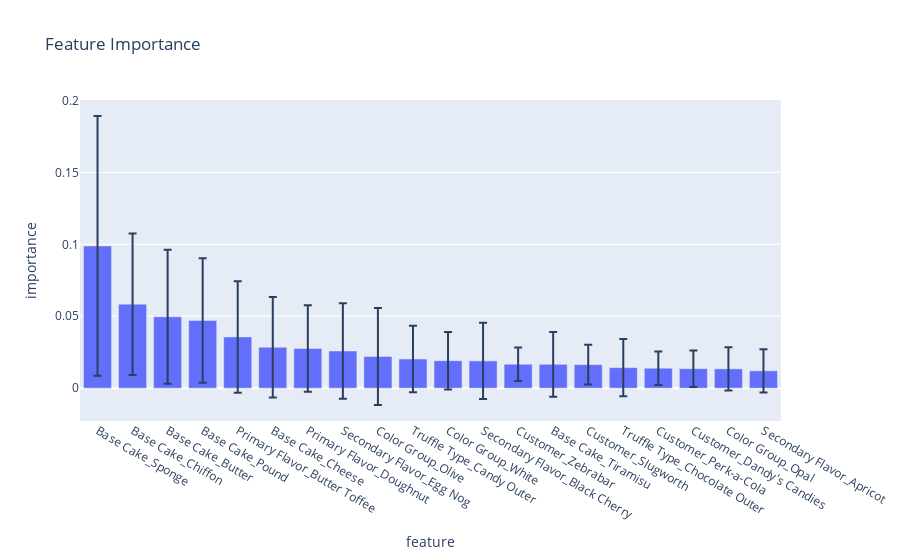

The cell this chart's notebook holds for it:
### Markdown cell above
I'm going to use `plotly` to create this chart:

### Code cell
px.bar(feat[:20], x='feature', y='importance', error_y='std', title='Feature Importance')

### Figure 1 — Plotly figure (JSON) as saved in the notebook; plotly's stock layout.template omitted (floating-point values rounded to 4 significant figures)
{"data": [{"alignmentgroup": "True", "error_y": {"array": [0.0903, 0.04916, 0.04654, 0.04329, 0.03874, 0.03498, 0.03009, 0.03312, 0.0337, 0.02318, 0.02004, 0.0265, 0.0116, 0.02248, 0.01376, 0.01992, 0.01166, 0.01267, 0.01507, 0.01505]}, "hovertemplate": "feature=%{x}<br>importance=%{y}<extra></extra>", "legendgroup": "", "marker": {"color": "#636efa", "pattern": {"shape": ""}}, "name": "", "offsetgroup": "", "orientation": "v", "showlegend": false, "textposition": "auto", "type": "bar", "x": ["Base Cake_Sponge", "Base Cake_Chiffon", "Base Cake_Butter", "Base Cake_Pound", "Primary Flavor_Butter Toffee", "Base Cake_Cheese", "Primary Flavor_Doughnut", "Secondary Flavor_Egg Nog", "Color Group_Olive", "Truffle Type_Candy Outer", "Color Group_White", "Secondary Flavor_Black Cherry", "Customer_Zebrabar", "Base Cake_Tiramisu", "Customer_Slugworth", "Truffle Type_Chocolate Outer", "Customer_Perk-a-Cola", "Customer_Dandy's Candies", "Color Group_Opal", "Secondary Flavor_Apricot"], "xaxis": "x", "y": [0.09886, 0.0584, 0.04962, 0.04709, 0.03565, 0.02844, 0.0276, 0.02586, 0.02204, 0.02027, 0.0191, 0.01896, 0.01665, 0.0166, 0.01638, 0.01429, 0.01388, 0.01356, 0.01343, 0.01208], "yaxis": "y"}], "layout": {"autosize": true, "barmode": "relative", "legend": {"tracegroupgap": 0}, "title": {"text": "Feature Importance"}, "xaxis": {"anchor": "y", "autorange": true, "domain": [0, 1], "range": [-0.5, 19.5], "title": {"text": "feature"}, "type": "category"}, "yaxis": {"anchor": "x", "autorange": true, "domain": [0, 1], "range": [-0.02281, 0.2003], "title": {"text": "importance"}, "type": "linear"}}}
